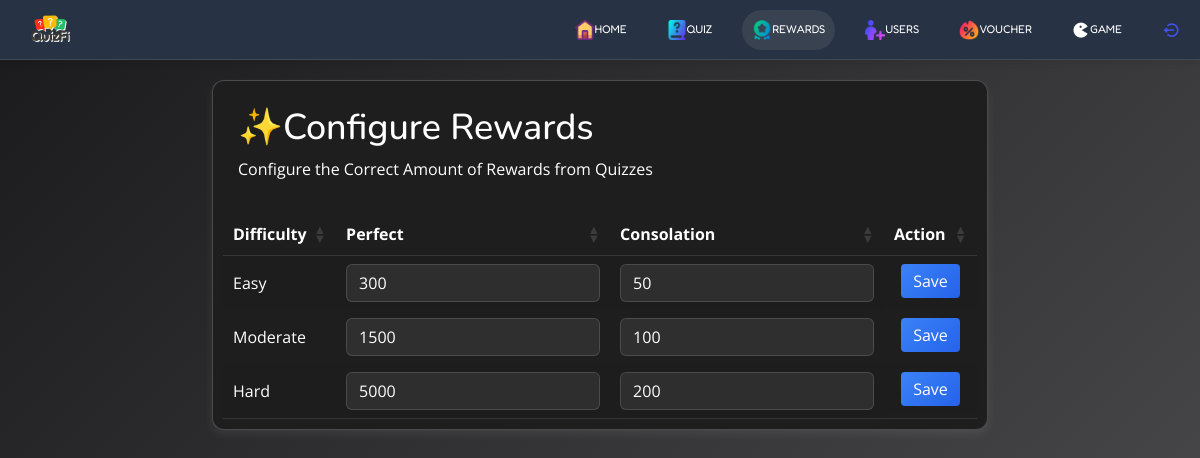
Page /admin/manage_rewards.php (signed in) on the committed database.
### tables this page shows
CREATE TABLE IF NOT EXISTS `categories` (
  `category_id` int NOT NULL AUTO_INCREMENT,
  `difficulty` varchar(255) NOT NULL,
  `perfect` int NOT NULL,
  `consolation` int NOT NULL,
  PRIMARY KEY (`category_id`)
);

### admin/manage_rewards.php (the view, shortened to what this page needs)
<?php
include_once 'includes/header.php';
include_once 'includes/session.php';
?>
<link rel="stylesheet" href="css/manage_rewards.css">
<link rel="stylesheet" href="https://cdn.datatables.net/1.13.7/css/jquery.dataTables.min.css">
<link rel="stylesheet" href="https://cdn.datatables.net/responsive/2.5.0/css/responsive.dataTables.min.css">
<body>
    <header id="header" class="header fixed-top d-flex align-items-center">
        <?php include_once 'includes/nav-top.php'; ?>
    </header>
    <main id="main" class="main">
        <div class="container">
            <div class="card">
                <div class="card-header">
                    <h2>✨Configure Rewards</h2>
                    <p class="subtitle">Configure the Correct Amount of Rewards from Quizzes</p>
                </div>
                <table class="rewardTable stripe" id="rewardTable">
                    <thead>
                        <tr>
                            <th>Difficulty</th>
                            <th>Perfect</th>
                            <th>Consolation</th>
                            <th>Action</th>
                        </tr>
                    </thead>
                    <tbody>
                        <?php $categories = $conn->prepare("SELECT * FROM categories ORDER BY
    CASE
        WHEN difficulty = 'Easy' THEN 1
        WHEN difficulty = 'Moderate' THEN 2
        WHEN difficulty = 'Hard' THEN 3
        ELSE 4
    END");
                        $categories->execute();
                        $categories = $categories->get_result();
                        while ($row = $categories->fetch_assoc()) {
                        ?>
                            <tr>
                                <td data-label="Difficulty"><?= $row['difficulty']; ?></td>
                                <td data-label="Perfect"><input class="form-control" type="text" id="perfect" name="perfect"
                                        value="<?= $row['perfect'] ?>"></td>
                                <td data-label="Consolation"><input class="form-control" type="text" id="consolation"
                                        name="consolation" value="<?= $row['consolation'] ?>"></td>
                                <td data-label="Action" class="table-action"><button type="button"
                                        class="action-btn">Save</button></td>
                            </tr>
                        <?php } ?>
                    </tbody>
                </table>
            </div>
        </div>
    </main>
</body>

### admin/css/style.css (style rules this page uses)
* { margin: 0; padding: 0; box-sizing: border-box; }
body { background: var(--background); font-family: "Open Sans", sans-serif; color: #444444; }
h1, h2, h3, h4, h5, h6 { font-family: "Nunito", sans-serif; }
#main { margin-top: 60px; padding: 20px 30px; transition: all 0.3s; }
.card { margin-bottom: 30px; border: none; border-radius: 5px; box-shadow: 0px 0 30px rgba(1, 41, 112, 0.1); }
.card-header, .card-footer { border-color: #ebeef4; background-color: #fff; color: #798eb3; padding: 15px; }
.header { position: fixed; top: 0; right: 0; left: 0; display: flex; align-items: center; transition: all 0.5s; z-index: 997; height: 60px; box-shadow: 0px 0px 10px rgba(0, 0, 0, 0.1); border-bottom: 1px solid rgb(255, 255, 255, 0.1); background-color: #273345; padding-left: 20px; }

### admin/css/manage_rewards.css (style rules this page uses)
.container { max-width: 800px; margin: 0 auto; }
.card { padding: 10px; background: #1e1e1e; border-radius: 12px; border: 1px solid var(--border-color); backdrop-filter: blur(8px); margin-bottom: 24px; overflow: hidden; transition: all 0.3s ease; box-shadow: 0 4px 10px rgba(255, 255, 255, 0.08); }
.card-header { background: var(--primary-color); color: white; font-size: clamp(0.7rem, 1.5vw, 1rem); font-weight: 400; border-color: transparent; }
.card-header h2 { font-size: clamp(1rem, 3vw, 2.5rem); }
.form-control { color: #fff; background-color: rgba(255, 255, 255, 0.08); border: 1px solid var(--border-color); }
input[type="text"] { font-size: clamp(0.6rem, 1.5vw, 1rem); }
.table-action { display: flex; justify-content: space-around; align-items: center; gap: 10px; }
table, .studentTable, .dataTables_wrapper .studentTable { width: 100% !important; border-collapse: collapse; table-layout: auto; }
table th, table td { font-size: clamp(0.3rem, 2vw, 1rem) !important; padding: 12px 15px; text-align: left; word-break: break-word; color: #fff !important; }
table th { font-weight: 600; }
.dataTable thead, .dataTable th, .dataTable.no-footer { border-bottom: 1px solid rgba(255, 255, 255, 0.1) !important; }
.action-btn { padding: 6px 12px; border: none; border-radius: 4px; background: linear-gradient(135deg, #3b82f6, #2563eb); color: white; cursor: pointer; transition: all 0.3s ease; }

### rows in the picture
categories: difficulty "Easy", perfect "300", consolation "50"
categories: difficulty "Moderate", perfect "1500", consolation "100"
categories: difficulty "Hard", perfect "5000", consolation "200"
